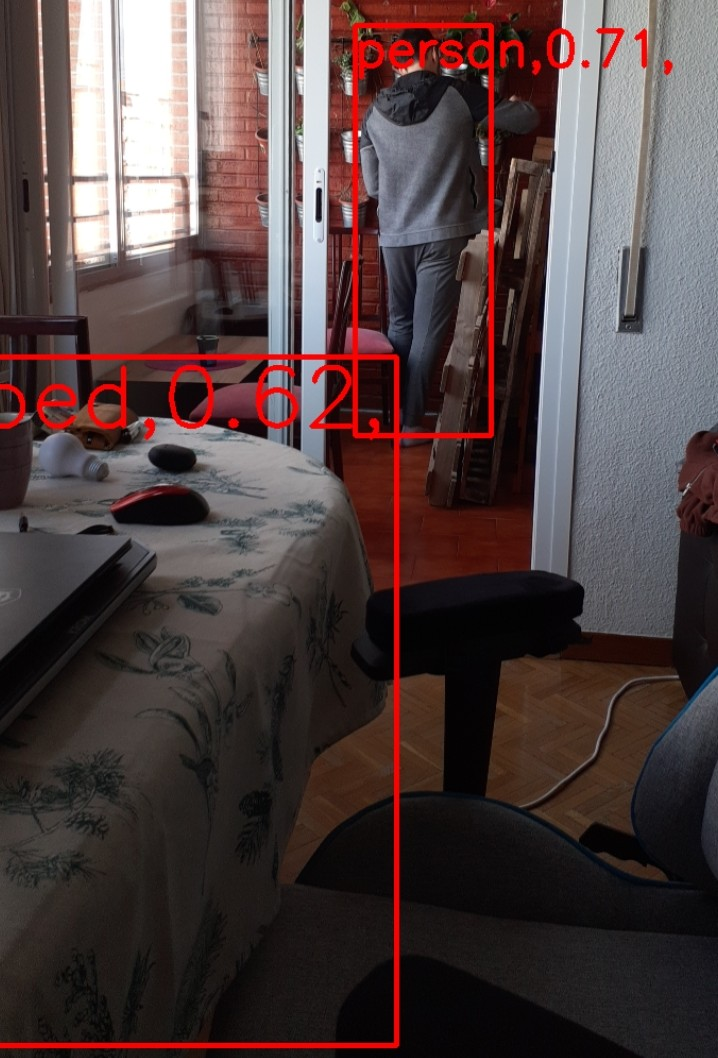
//> input picture Pruebas/Imagenes/Prueba5.jpeg, 718 x 1058 px
$ ./main_testing3_modular   (built with g++ and OpenCV 4)
//> lines starting //> are read from the running program, lines starting //| are printed output that depends on the picture; after the words box and inside, x2 and y2 are one past the last pixel; in counts of white or black regions, pixels touching at a corner belong together
//> further down, input is the input picture: 1058 rows x 718 cols, CV_8UC3; mean B, G, R 64.6, 64.6, 80.4
### Pruebas/frame_mod.h
#ifndef FRAME_MOD_H
#define FRAME_MOD_H

#include "frame_mod.cc"

// function to initialize private variables
//Frame(int numero, double len, double hgt, std::string n, cv::Mat image);
// function to set or change each value of the frame (we don't need it)
void set_length(double len);
void set_height(double hgt);
void show_name();
// functions to get each value
double get_length();
double get_height();

// your declarations (and certain types of definitions) here

#endif

### Pruebas/frame_mod.cc
/* Program in c++
*
* Module Frame
*
* Compilar: g++ -o exe frame_mod.cc
* Se genera el exe
* Ejecutar: ./exe
*
* Va a recibir esto del codigo externo: output_frame_mat
*
*
*/

 //Lo que queremos hacer es coger esos frames y ver que tienen, que es lo comentado a continuacion

      // Use CLASSES (Object-oriented programming)
      // SAVE THE NEW FRAME TO COMPARE WITH THE PREVIOUS ONE/s
        // Maybe COMPARE FRAMES 5 BY 5 (not between consecutive ones as
        // there is little change between then)

          // Maybe COMPARE FRAME with the previous, with the 2d previous...
          // Till the 5th, the 10th... To determine with more accuracy
          // the change in one box


      // HAVE TO IDENTIFY THE BOXES ON THE FRAME!!! How many...


      // STORE ONLY THE RED BOXES (PREV_BOX AND NOW_BOX)
        // Maybe class Box with height and length of the box, num_frame, ...
        // and some methods as COMPARE_BOXES!!!, getLength()...


      // COMPARE PREV_BOX WITH NEW_BOX
      // Measure the difference in the size of the PREV_BOX AND NOW_BOX (size_difference)


      // Translate that difference in size ((size_difference) to STATE

        // STATE: MOVING_FORWARD, MOVING_BACKWARD, NOT_MOVING
        // If (MOVING_FORWARD)
          // if (size_difference > 0.2)
              // VIBRATE_LOW
          // if (size_difference > 0.3)
              // VIBRATE_MEDIUM
          // if (size_difference > 0.4 || isReallyBig(NOW_BOX))
              // VIBRATE_HIGH
      //sleep(2);
      //LOG(INFO) << "entro";
      //Entra aqui como 9 veces por segundo es decir se guardan 9 fotos por segundo (jeje pero porque puse un sleep, si no lo hara más)
  //    cv::imshow(kWindowName, output_frame_mat);
      //LOG(INFO) << output_frame_mat;
      //sleep(5);
      // Press any key to exit.
  //    const int pressed_key = cv::waitKey(5);
  //    if (pressed_key >= 0 && pressed_key != 255) grab_frames = false;


/// los mismos boxes en frames disntintos esto es lo mas complejo
#include <iostream>
#include <string>
using namespace std;
#include <vector>
#include <fstream>

#include <opencv2/opencv.hpp>
#include <sstream>

// [4 lines of commented-out code are left out]

class Frame {

   private:
    int id;
    //imagen en si tambien tendra que estar
    cv::Mat image_mat;
    double length; // length of the frame
    double height; // height of the frame
    std::string name;
    vector<Box> boxes; // array of areas of the same box from different frames
    //Box mainBox;

   public:

    // [8 lines of commented-out code are left out]

    Frame(int numero, std::string n, cv::Mat image) /*: mainBox(image.rows,image.cols,n,)*/{
//> called with numero = 1, n = "Prueba5"
        //Obtener las dimensiones de la imagen
        id = numero;
        name = n;
        length = image.cols;;
        height = image.rows;
        image_mat = image;
    }

    // function to set or change each value of the frame (we don't need it)
    void set_length(double len){
        length = len;
    }

    void set_height(double hgt){
        height = hgt;
    }

    // functions to get each value
    double get_length(){
        return length;
    }

    double get_height(){
        return height;
    }

    vector<Box> get_boxes(){
        return boxes;
    }

    // [4 lines left out: function add_box_frame, not called in this run]

    int get_num_boxes(){
        return boxes.size();
    }


    // [6 lines left out: function print_frame, not called in this run]

    void show_image() {
        cv::imshow("Display frame", this->image_mat);
    }

    // [27 lines left out: functions show_matrix, get_box_by_id, not called in this run]
    // [11 lines of commented-out code are left out]

    /*// obtain the boxes in the frame
    void obtain_boxes(){
        // find the pixels in red =
        int num_boxes=0;
        for(int i = 0; i < this->height; i++)
        {
            for(int j = 0; j < this->length; j++)
                std::cout << this->image_mat; //image_mat[this->height * j + i ];
        }
    }*/
    // check if the detected box is one of the boxes detected in the previous 3 frames

};


// [26 lines of commented-out code are left out]

### Pruebas/main_testing3_modular.cpp
/* Program in c++
*
* Module Frame
*
* Compilar: g++ -o main main.cpp `pkg-config opencv --cflags --libs`

* Se genera el exe
* Ejecutar: ./exe
*
* Va a recibir esto del codigo externo: output_frame_mat
*
*
*/


#include <cstdlib>
#include <iostream>
#include <stdio.h>
#include <string>
#include <vector>
//#include <opencv2/opencv.hpp>
#include <opencv2/core.hpp>
#include <opencv2/imgcodecs.hpp>
#include <opencv2/highgui.hpp>
//#include "opencv2/core/core.hpp"
//#include "opencv2/highgui/highgui.hpp"
//#include "opencv2/imgproc/imgproc.hpp"

#include <unistd.h>

#include "frame_mod.h"
#include <time.h>


using namespace cv;
using namespace std;


/*******************************************************************************************
    Function that detect the lines from a input picture converted to a matrix
********************************************************************************************/
std::vector<cv::Vec4i> detect_lines(cv::Mat input){
    // convert to HSV color space
    cv::Mat hsvImage;
    cv::cvtColor(input, hsvImage, CV_BGR2HSV);
//> hsvImage: 1058 rows x 718 cols, CV_8UC3; mean H, S, V 65.1, 74.1, 83.2

    // split the channels
    std::vector<cv::Mat> hsvChannels;
    cv::split(hsvImage, hsvChannels);
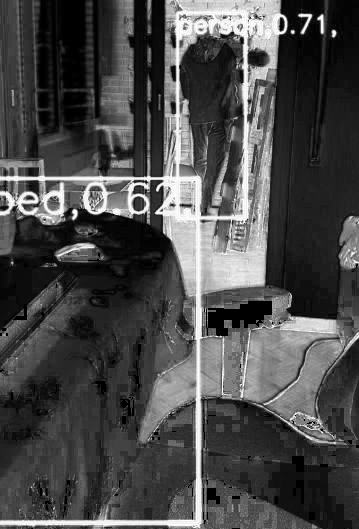
//> hsvChannels[1]: 1058 rows x 718 cols, CV_8UC1 (shown at 1/2 size); min 0, max 255, mean 74.1

    // hue channels tells you the color tone, if saturation and value aren't too low.

    // red color is a special case, because the hue space is circular and red is exactly at the beginning/end of the circle.
    // in literature, hue space goes from 0 to 360 degrees, but OpenCV rescales the range to 0 up to 180, because 360 does not fit in a single byte. Alternatively there is another mode where 0..360 is rescaled to 0..255 but this isn't as common.
    int hueValue = 0; // red color
    int hueRange = 1; // how much difference from the desired color we want to include to the result If you increase this value, for example a red color would detect some orange values, too.

    int minSaturation = 50; // I'm not sure which value is good here...
    int minValue = 50; // not sure whether 50 is a good min value here...

    cv::Mat hueImage = hsvChannels[0]; // [hue, saturation, value]

    // is the color within the lower hue range?
    cv::Mat hueMask;
    cv::inRange(hueImage, hueValue - hueRange, hueValue + hueRange, hueMask);
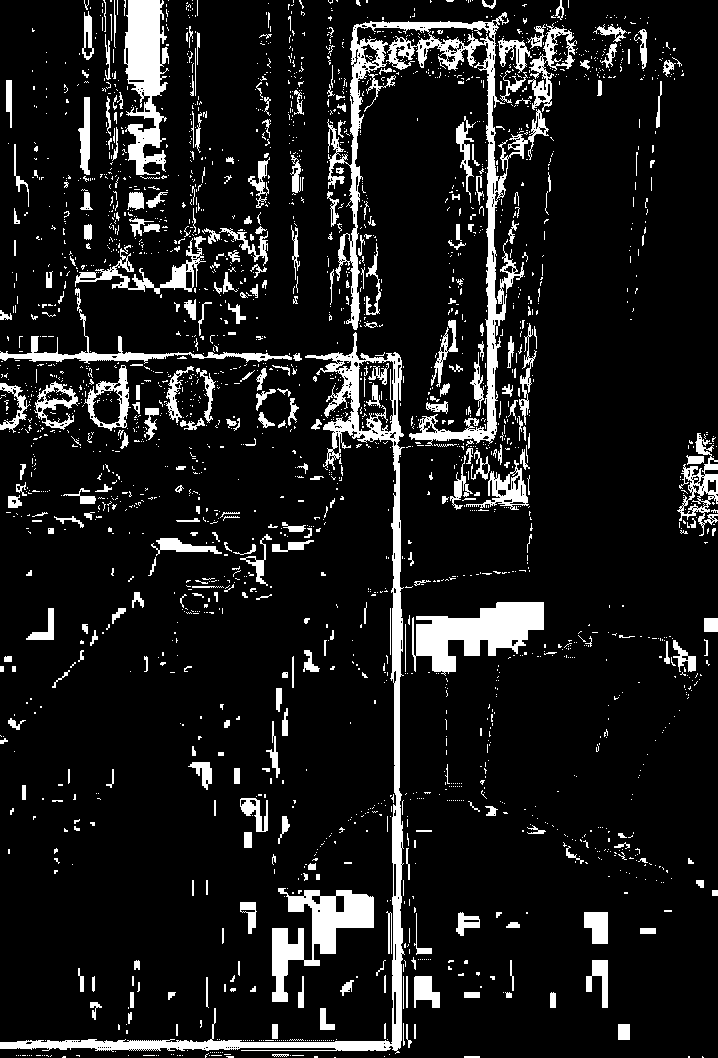
//> hueMask: 1058 rows x 718 cols, CV_8UC1; 10.9% white; 2454 white regions (2103 under 20 px), largest, box (x1, y1, x2, y2) and area: (0, 332, 405, 1054) 11356, (327, 12, 549, 446) 11103, (412, 602, 544, 676) 5190

    // if the desired color is near the border of the hue space, check the other side too:
    // TODO: this won't work if "hueValue + hueRange > 180" - maybe use two different if-cases instead... with int lowerHueValue = hueValue - 180
    if (hueValue - hueRange < 0 || hueValue + hueRange > 180)
    {
        cv::Mat hueMaskUpper;
        int upperHueValue = hueValue + 180; // in reality this would be + 360 instead
        cv::inRange(hueImage, upperHueValue - hueRange, upperHueValue + hueRange, hueMaskUpper);
//> hueMaskUpper: 1058 rows x 718 cols, CV_8UC1; 1.3% white in thin lines or dots

        // add this mask to the other one
        hueMask = hueMask | hueMaskUpper;
//> hueMask: 1058 rows x 718 cols, CV_8UC1; 12.2% white; 2121 white regions (1807 under 20 px), largest, box (x1, y1, x2, y2) and area: (0, 12, 578, 1054) 33311, (412, 602, 544, 676) 5190, (124, 0, 169, 175) 4755
    }

    // now we have to filter out all the pixels where saturation and value do not fit the limits:
    cv::Mat saturationMask = hsvChannels[1] > minSaturation;
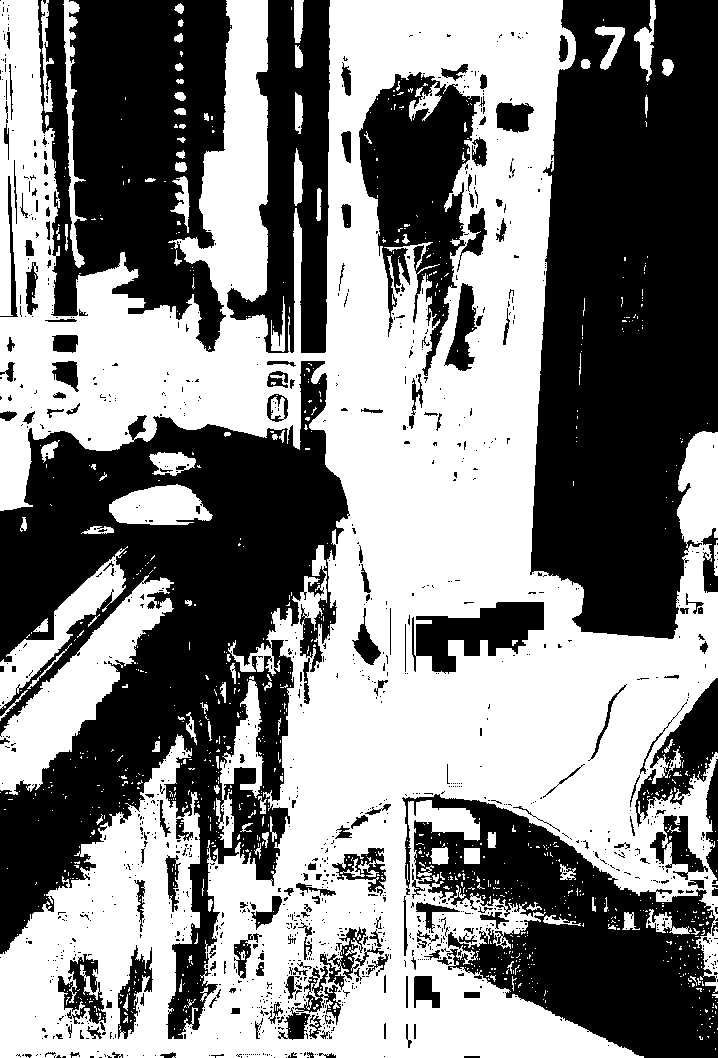
//> saturationMask: 1058 rows x 718 cols, CV_8UC1; 51.6% white; 1279 black regions (1084 under 20 px), largest, box (x1, y1, x2, y2) and area: (0, 361, 350, 1039) 104303, (530, 0, 718, 639) 97796, (38, 0, 232, 352) 46361
    cv::Mat valueMask = hsvChannels[2] > minValue;
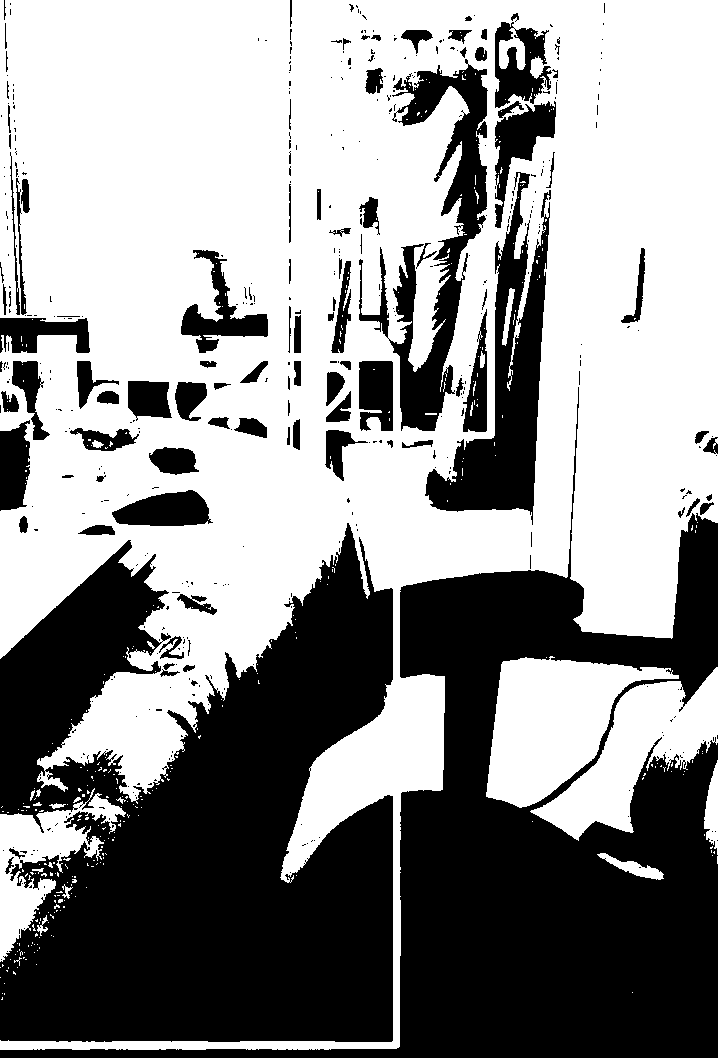
//> valueMask: 1058 rows x 718 cols, CV_8UC1; 57.3% white; 467 black regions (364 under 20 px), largest, box (x1, y1, x2, y2) and area: (0, 523, 393, 1042) 139056, (0, 387, 718, 1058) 118722, (425, 172, 551, 525) 15345

    hueMask = (hueMask & saturationMask) & valueMask;
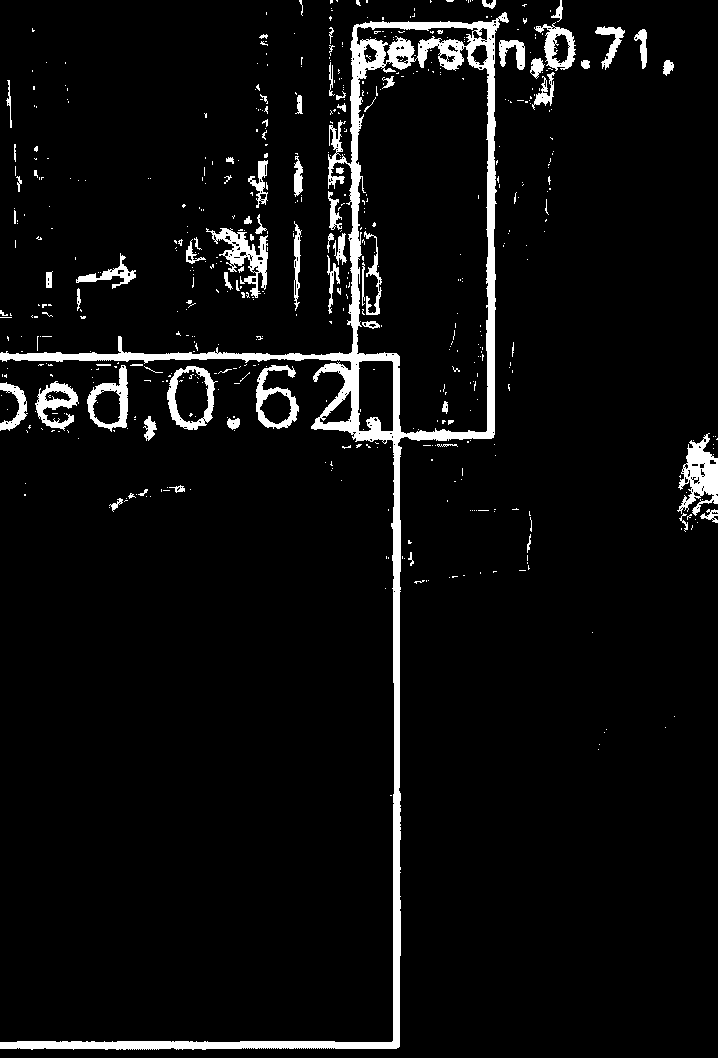
//> hueMask: 1058 rows x 718 cols, CV_8UC1; 5.4% white; 564 white regions (485 under 20 px), largest, box (x1, y1, x2, y2) and area: (0, 12, 509, 1050) 23180, (677, 433, 718, 516) 1683, (206, 228, 268, 298) 1421

    cv::imshow("desired color", hueMask);

    // now perform the line detection
    std::vector<cv::Vec4i> lines;
    cv::HoughLinesP(hueMask, lines, 1, CV_PI / 360, 50, 50, 10);
//> lines = 163 lines (x1, y1, x2, y2), first 8: [399, 1046, 399, 356], [394, 1048, 394, 353], [398, 1047, 398, 355], [395, 1048, 395, 353], [393, 682, 393, 507], [396, 1048, 396, 353], [397, 1047, 397, 354], [351, 434, 352, 344]

    return lines;
}

/*******************************************************************************************
    Function that prints the lines in green in the picture
********************************************************************************************/
// [12 lines left out: function print_lines, not called in this run]

/*******************************************************************************************
    Function that prints the lines into a file
********************************************************************************************/
// [8 lines left out: function print_in_file, not called in this run]

/*******************************************************************************************
    Function that tests if the lines are criss-crossed
********************************************************************************************/
// [14 lines left out: function mixed_lines, not called in this run]

/*******************************************************************************************
    Function that joins two lines that are close
********************************************************************************************/
// [33 lines left out: function join_lines, not called in this run]

/*******************************************************************************************
    Function that tests if the lines are close from echa other
********************************************************************************************/
// [7 lines left out: function similar_lines, not called in this run]

/*******************************************************************************************
    Function that detects the close lines and combines them to make the relevant line
********************************************************************************************/
// [57 lines left out: function combine_lines, not called in this run]

/*******************************************************************************************
    Function that gets the most relevant horizontal lines to detect each object of the picture
********************************************************************************************/
// [34 lines left out: function get_relevant_horizontal_lines, not called in this run]

/*******************************************************************************************
    Function that gets the most relevant vertical lines to detect each object of the picture
********************************************************************************************/
// [34 lines left out: function get_relevant_vertical_lines, not called in this run]

/********************************************************************************************************
    Function that identify the real boxes in the image and creates the objects box that are in the frame
*********************************************************************************************************/
// [77 lines left out: function create_boxes, not called in this run]

/*******************************************************************************************
    Function that identify the coordenades of the boxes that select the objects in the image
********************************************************************************************/
// [128 lines left out: function obtain_boxes, not called in this run]

int main(int argc, char* argv[]){

    cv::Mat input = cv::imread("Imagenes/Prueba5.jpeg");
        string str = "Prueba5";
        Frame frm(1, str, input);
        //Detection of the lines in a picture
        std::vector<cv::Vec4i> lines = detect_lines(input);
//> lines = 163 items, first 8: [399, 1046, 399, 356], [394, 1048, 394, 353], [398, 1047, 398, 355], [395, 1048, 395, 353], [393, 682, 393, 507], [396, 1048, 396, 353], [397, 1047, 397, 354], [351, 434, 352, 344]

//> (the run ends here: the program needs code that is not available in this run, at `return boxes.size();`)
